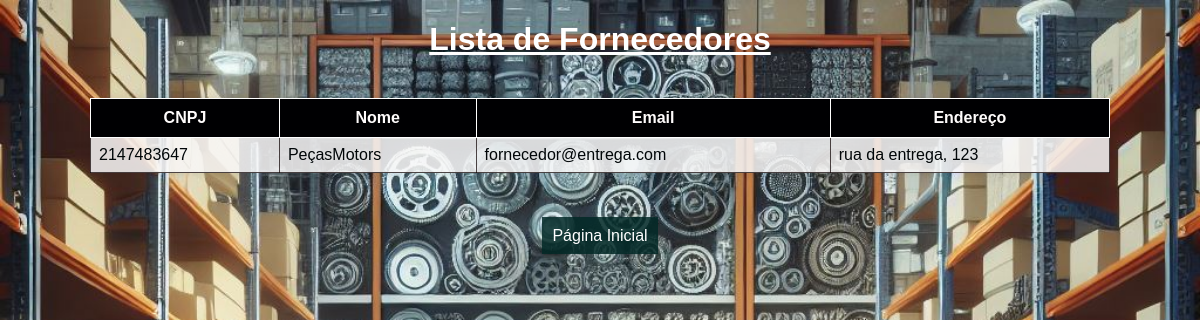
The app's page /pages/fornecedorlst.php with its own data.
### tables this page shows
CREATE TABLE `fornecedor` (
  `cnpj_fornecedor` int(11) NOT NULL,
  `nome_fornecedor` varchar(255) DEFAULT NULL,
  `email_fornecedor` varchar(140) DEFAULT NULL,
  `endereco_fornecedor` varchar(140) DEFAULT NULL
);

### pages/fornecedorlst.php (the view, shortened to what this page needs)
<?php
include 'conexao.php';
try {
    $stmt = $pdo->query("SELECT * FROM fornecedor");
    $fornecedores = $stmt->fetchAll(PDO::FETCH_ASSOC);
} catch (PDOException $e) {
    echo "Erro de conexão com o banco de dados: " . $e->getMessage();
}
?>
<!DOCTYPE html>
<html lang="pt-br">
<head>
    <link rel="stylesheet" href="../CSS/fornecedorlst.css">
</head>
<body>
    <div class="container">
        <h1 style="text-align: center;">Lista de Fornecedores</h1>
        <br>
        <table>
            <thead>
                <tr>
                    <th>CNPJ</th>
                    <th>Nome</th>
                    <th>Email</th>
                    <th>Endereço</th>
                </tr>
            </thead>
            <tbody>
                <?php foreach ($fornecedores as $fornecedor) { ?>
                    <tr>
                        <td><?php echo $fornecedor['cnpj_fornecedor']; ?></td>
                        <td><?php echo $fornecedor['nome_fornecedor']; ?></td>
                        <td><?php echo $fornecedor['email_fornecedor']; ?></td>
                        <td><?php echo $fornecedor['endereco_fornecedor']; ?></td>
                    </tr>
                <?php } ?>
            </tbody>
        </table>
        <br>
        <br><br>
    </div>
        <div class="form-group" style="text-align: center;">
            <a href="fornecedor.php" class="return">Página Inicial</a>
        </div>
    <br><br><br>
</body>
</html>

### css/fornecedorlst.css (style rules this page uses)
body { font-family: Arial, sans-serif; margin: 0; padding: 0; background-image: url("../imgs/4.jpeg"); background-size: cover; background-repeat: no-repeat; }
h1 { color: #ffffff; font-family: Arial, Helvetica, sans-serif; text-decoration: underline; }
table { width: 85%; border-collapse: collapse; margin: 0 auto; background-color: #faf8f8d8; color: #010608; box-shadow: 0 0 10px rgba(0, 0, 0, 0.1); }
td { border: 1px solid #0f0303b9; padding: 8px; text-align: left; }
th { background-color: #000002; color: #fffcfc; padding: 10px; text-align: center; border: 1px #fff solid; }
.return { color: #fff; background-color: #022927d7; text-decoration: none; padding: 10px; }

### records on screen
fornecedor: cnpj_fornecedor "2147483647", nome_fornecedor "PeçasMotors", email_fornecedor "fornecedor@entrega.com", endereco_fornecedor "rua da entrega, 123"
